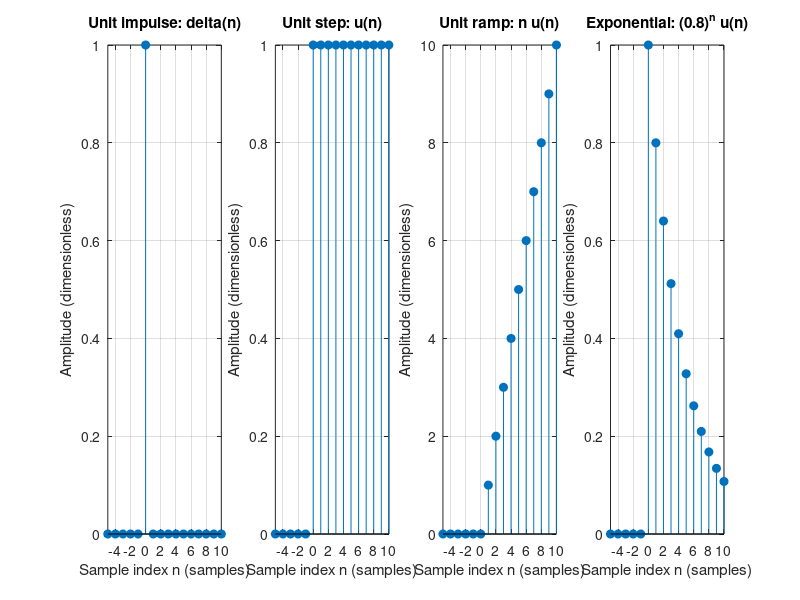

MATLAB code for this plot:
% COU07506 Week 1, Lab 0 -- Task 1.4 (GNU Octave / MATLAB)
% Run in Octave with: run('week01_lab0.m')
% Only built-in functions are needed; the signal package is not required.
clear; close all; clc;

n = -5:10;
delta = double(n == 0);
step = double(n >= 0);
ramp = n .* step;
expo = (0.8 .^ n) .* step;
sequences = {delta, step, ramp, expo};
titles = {'Unit impulse: delta(n)', 'Unit step: u(n)', ...
          'Unit ramp: n u(n)', 'Exponential: (0.8)^n u(n)'};

figure('Name', 'Task 1.4: Elementary discrete-time sequences', ...
       'Position', [100, 100, 1300, 320]);
for k = 1:4
    subplot(1, 4, k);
    stem(n, sequences{k}, 'filled');
    title(titles{k});
    xlabel('Sample index n (samples)');
    ylabel('Amplitude (dimensionless)');
    grid on;
    xlim([-5, 10]);
end

assert(sum(delta) == 1 && delta(n == 0) == 1);
assert(all(step(n < 0) == 0) && all(step(n >= 0) == 1));
assert(ramp(n == 10) == 10);
assert(abs(expo(n == 1) - 0.8) < 1e-12);
if ~exist('outputs', 'dir')
    mkdir('outputs');
end
print(gcf, fullfile('outputs', 'task_1_4_octave.png'), '-dpng', '-r150');
disp('Task 1.4 complete: four sequences plotted and checked.');
